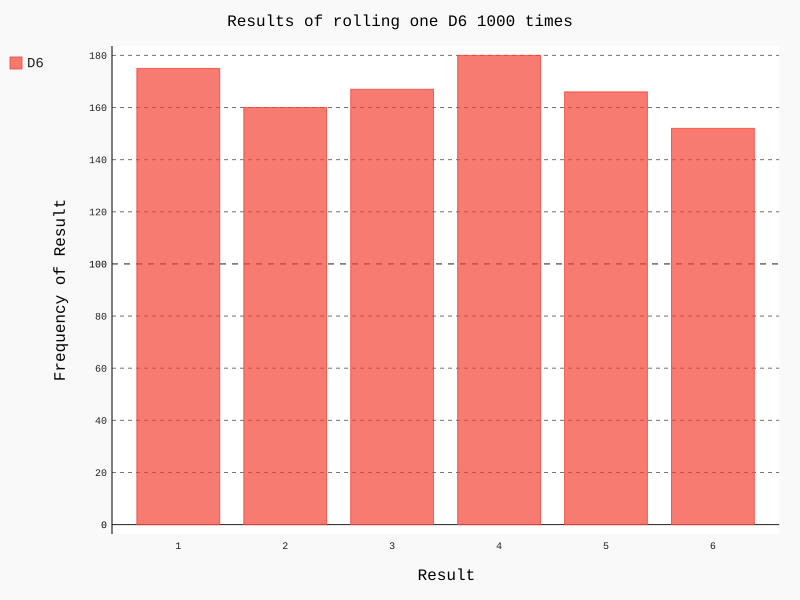

Python code for this plot:
import pygal
from die import Die

die = Die()
# 掷几次骰子，并将结果存储在一个列表中
results = []
for roll_num in range(1000):
	result = die.roll()
	results.append(result)
# 分析结果
frequencies = []
for value in range(1, die.num_sides+1):
	frequency = results.count(value)
	frequencies.append(frequency)
# 对结果进行可视化
hist = pygal.Bar()
hist.title = "Results of rolling one D6 1000 times"
hist.x_labels = ['1', '2', '3', '4', '5', '6']
hist.x_title = "Result"
hist.y_title = "Frequency of Result"
hist.add('D6', frequencies)
hist.render_to_file('die_visual.svg')
